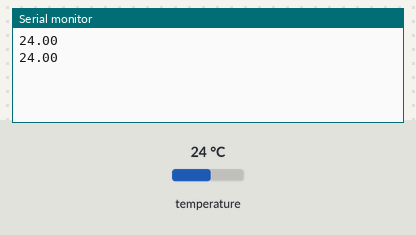
Bench run of a sketch on a simulated Arduino Uno, built with avr-gcc and run on an emulated ATmega328P. On the bench: the last lines printed to the serial monitor. The inputs (shaded band) are chosen by the test bench; at power-on: temperature 24 °C.

Above: at 2.3 s.
2.4 s: temperature set to 12 °C
At 2.4 s:
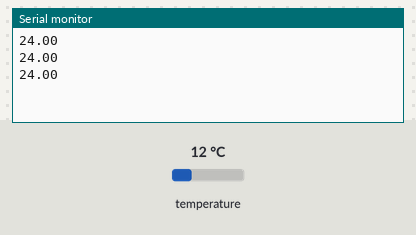
3.9 s: temperature set to 19 °C
At 3.9 s:
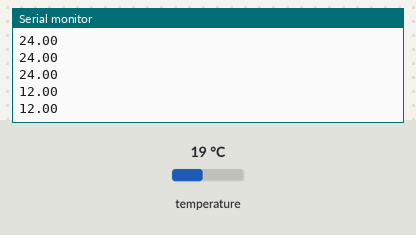
Timing chart, 0 to 6.9 s (numbered marks = the images above; inputs shaded):
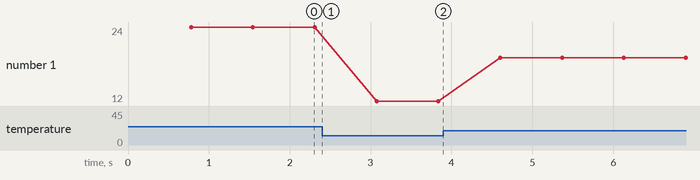

Measured:
- plotted number 1: 24 → 12 after the input at 2.4 s, 12 → 19 after the input at 3.9 s

The sketch:

DS18B20_temperature_sensor.ino
```cpp
// DS18B20 temperature sensor project

#include <OneWire.h>
#include <DallasTemperature.h>

#define SENSOR_DATA_PIN 2

OneWire one_wire_connection(SENSOR_DATA_PIN);
DallasTemperature ds18b20_sensor(&one_wire_connection);

void setup(void)
{
  Serial.begin(9600);
  ds18b20_sensor.begin();
  ds18b20_sensor.setWaitForConversion(false);
}

void loop(void)
{
  ds18b20_sensor.requestTemperatures();

  delay(750);  // 750ms delay

  // 0 means the request to the first IC on the wire
  Serial.println(ds18b20_sensor.getTempCByIndex(0));
}
```
